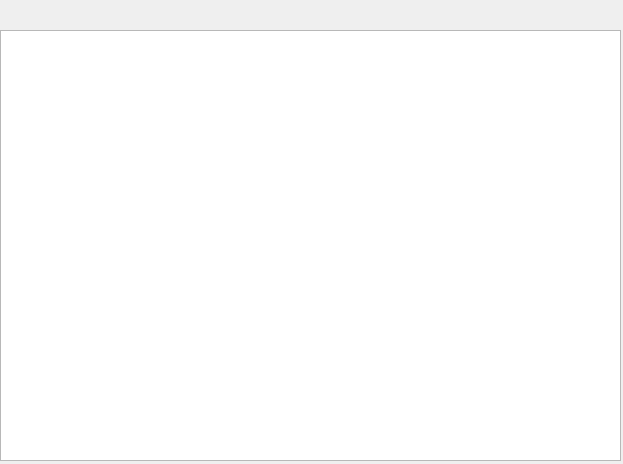
<?xml version="1.0" encoding="UTF-8"?>
<ui version="4.0">
 <class>lista</class>
 <widget class="QDialog" name="lista">
  <property name="geometry">
   <rect>
    <x>0</x>
    <y>0</y>
    <width>623</width>
    <height>464</height>
   </rect>
  </property>
  <property name="windowTitle">
   <string>Dialog</string>
  </property>
  <widget class="QTableWidget" name="tableWidget">
   <property name="geometry">
    <rect>
     <x>0</x>
     <y>30</y>
     <width>621</width>
     <height>431</height>
    </rect>
   </property>
  </widget>
 </widget>
 <resources/>
 <connections/>
</ui>
